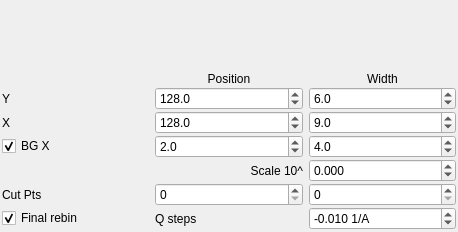
          <widget class="QWidget" name="page">
           <property name="geometry">
            <rect>
             <x>0</x>
             <y>0</y>
             <width>458</width>
             <height>232</height>
            </rect>
           </property>
           <attribute name="label">
            <string>Reflectivity Extraction (Basic)</string>
           </attribute>
           <layout class="QGridLayout" name="gridLayout_3">
            <property name="verticalSpacing">
             <number>1</number>
            </property>
            <property name="margin">
             <number>2</number>
            </property>
            <item row="1" column="2">
             <widget class="QDoubleSpinBox" name="refYPos">
              <property name="toolTip">
               <string>Center of region used for extraction</string>
              </property>
              <property name="decimals">
               <number>1</number>
              </property>
              <property name="maximum">
               <double>400.000000000000000</double>
              </property>
              <property name="value">
               <double>128.000000000000000</double>
              </property>
             </widget>
            </item>
            <item row="1" column="1">
             <widget class="QLabel" name="label_3">
              <property name="toolTip">
               <string>Y Pixel Window</string>
              </property>
              <property name="styleSheet">
               <string notr="true">text-align: right;</string>
              </property>
              <property name="text">
               <string>Y</string>
              </property>
             </widget>
            </item>
            <item row="0" column="3">
             <widget class="QLabel" name="label_2">
              <property name="minimumSize">
               <size>
                <width>0</width>
                <height>18</height>
               </size>
              </property>
              <property name="text">
               <string>Width</string>
              </property>
              <property name="alignment">
               <set>Qt::AlignBottom|Qt::AlignHCenter</set>
              </property>
             </widget>
            </item>
            <item row="5" column="3">
             <widget class="QSpinBox" name="rangeEnd">
              <property name="toolTip">
               <string>&lt;html&gt;&lt;head/&gt;&lt;body&gt;&lt;p&gt;Remove points from the extracted intensity on the high Q side. &lt;/p&gt;&lt;p&gt;Uses the full ToF range available in the file, so it is possible it does not have any effect for lower values.&lt;/p&gt;&lt;/body&gt;&lt;/html&gt;</string>
              </property>
              <property name="maximum">
               <number>200</number>
              </property>
              <property name="value">
               <number>0</number>
              </property>
             </widget>
            </item>
            <item row="2" column="2">
             <widget class="QDoubleSpinBox" name="refXPos">
              <property name="toolTip">
               <string>Center of region used for extraction</string>
              </property>
              <property name="decimals">
               <number>1</number>
              </property>
              <property name="maximum">
               <double>400.000000000000000</double>
              </property>
              <property name="value">
               <double>128.000000000000000</double>
              </property>
             </widget>
            </item>
            <item row="3" column="3">
             <widget class="QDoubleSpinBox" name="bgWidth">
              <property name="toolTip">
               <string>Width of region used for extraction</string>
              </property>
              <property name="decimals">
               <number>1</number>
              </property>
              <property name="maximum">
               <double>400.000000000000000</double>
              </property>
              <property name="value">
               <double>4.000000000000000</double>
              </property>
             </widget>
            </item>
            <item row="3" column="2">
             <widget class="QDoubleSpinBox" name="bgCenter">
              <property name="toolTip">
               <string>Center of region used for extraction</string>
              </property>
              <property name="decimals">
               <number>1</number>
              </property>
              <property name="maximum">
               <double>400.000000000000000</double>
              </property>
              <property name="value">
               <double>2.000000000000000</double>
              </property>
             </widget>
            </item>
            <item row="2" column="1">
             <widget class="QLabel" name="label_4">
              <property name="toolTip">
               <string>X Pixel Window</string>
              </property>
              <property name="styleSheet">
               <string notr="true">text-align: right;</string>
              </property>
              <property name="text">
               <string>X</string>
              </property>
             </widget>
            </item>
            <item row="4" column="3">
             <widget class="QDoubleSpinBox" name="refScale">
              <property name="toolTip">
               <string>Scaling factor for the reflectivity in powers of 10</string>
              </property>
              <property name="decimals">
               <number>3</number>
              </property>
              <property name="minimum">
               <double>-20.000000000000000</double>
              </property>
              <property name="maximum">
               <double>20.000000000000000</double>
              </property>
              <property name="singleStep">
               <double>0.020000000000000</double>
              </property>
              <property name="value">
               <double>0.000000000000000</double>
              </property>
             </widget>
            </item>
            <item row="5" column="2">
             <widget class="QSpinBox" name="rangeStart">
              <property name="toolTip">
               <string>&lt;html&gt;&lt;head/&gt;&lt;body&gt;&lt;p&gt;Remove points from the extracted intensity on the low Q side. &lt;/p&gt;&lt;p&gt;Uses the full ToF range available in the file, so it is possible it does not have any effect for lower values.&lt;/p&gt;&lt;/body&gt;&lt;/html&gt;</string>
              </property>
              <property name="maximum">
               <number>200</number>
              </property>
             </widget>
            </item>
            <item row="2" column="3">
             <widget class="QDoubleSpinBox" name="refXWidth">
              <property name="toolTip">
               <string>Width of region used for extraction</string>
              </property>
              <property name="decimals">
               <number>1</number>
              </property>
              <property name="minimum">
               <double>1.000000000000000</double>
              </property>
              <property name="maximum">
               <double>304.000000000000000</double>
              </property>
              <property name="value">
               <double>9.000000000000000</double>
              </property>
             </widget>
            </item>
            <item row="1" column="3">
             <widget class="QDoubleSpinBox" name="refYWidth">
              <property name="toolTip">
               <string>Width of region used for extraction</string>
              </property>
              <property name="decimals">
               <number>1</number>
              </property>
              <property name="minimum">
               <double>1.000000000000000</double>
              </property>
              <property name="maximum">
               <double>400.000000000000000</double>
              </property>
              <property name="value">
               <double>6.000000000000000</double>
              </property>
             </widget>
            </item>
            <item row="5" column="1">
             <widget class="QLabel" name="label_20">
              <property name="styleSheet">
               <string notr="true">text-align: right;</string>
              </property>
              <property name="text">
               <string>Cut Pts</string>
              </property>
             </widget>
            </item>
            <item row="0" column="2">
             <widget class="QLabel" name="label">
              <property name="minimumSize">
               <size>
                <width>0</width>
                <height>18</height>
               </size>
              </property>
              <property name="text">
               <string>Position</string>
              </property>
              <property name="alignment">
               <set>Qt::AlignBottom|Qt::AlignHCenter</set>
              </property>
             </widget>
            </item>
            <item row="4" column="2">
             <widget class="QLabel" name="label_5">
              <property name="toolTip">
               <string>Scaling factor for the reflectivity in powers of 10</string>
              </property>
              <property name="text">
               <string>Scale 10^</string>
              </property>
              <property name="alignment">
               <set>Qt::AlignRight|Qt::AlignTrailing|Qt::AlignVCenter</set>
              </property>
             </widget>
            </item>
            <item row="3" column="1">
             <widget class="QCheckBox" name="bgActive">
              <property name="styleSheet">
               <string notr="true">text-align: right;</string>
              </property>
              <property name="text">
               <string>BG X</string>
              </property>
              <property name="checked">
               <bool>true</bool>
              </property>
             </widget>
            </item>
            <item row="7" column="1">
             <widget class="QCheckBox" name="final_rebin_checkbox">
              <property name="toolTip">
               <string>Check for apply a final Q rebinning</string>
              </property>
              <property name="text">
               <string>Final rebin</string>
              </property>
              <property name="checked">
               <bool>true</bool>
              </property>
             </widget>
            </item>
            <item row="7" column="2">
             <widget class="QLabel" name="label_45">
              <property name="text">
               <string>Q steps</string>
              </property>
             </widget>
            </item>
            <item row="7" column="3">
             <widget class="QDoubleSpinBox" name="q_rebin_spinbox">
              <property name="toolTip">
               <string>Step size in Q for rebinning. Negative number produce a logarithmic binning</string>
              </property>
              <property name="suffix">
               <string> 1/A</string>
              </property>
              <property name="decimals">
               <number>3</number>
              </property>
              <property name="minimum">
               <double>-0.100000000000000</double>
              </property>
              <property name="maximum">
               <double>0.100000000000000</double>
              </property>
              <property name="singleStep">
               <double>0.001000000000000</double>
              </property>
              <property name="value">
               <double>-0.010000000000000</double>
              </property>
             </widget>
            </item>
           </layout>
          </widget>
